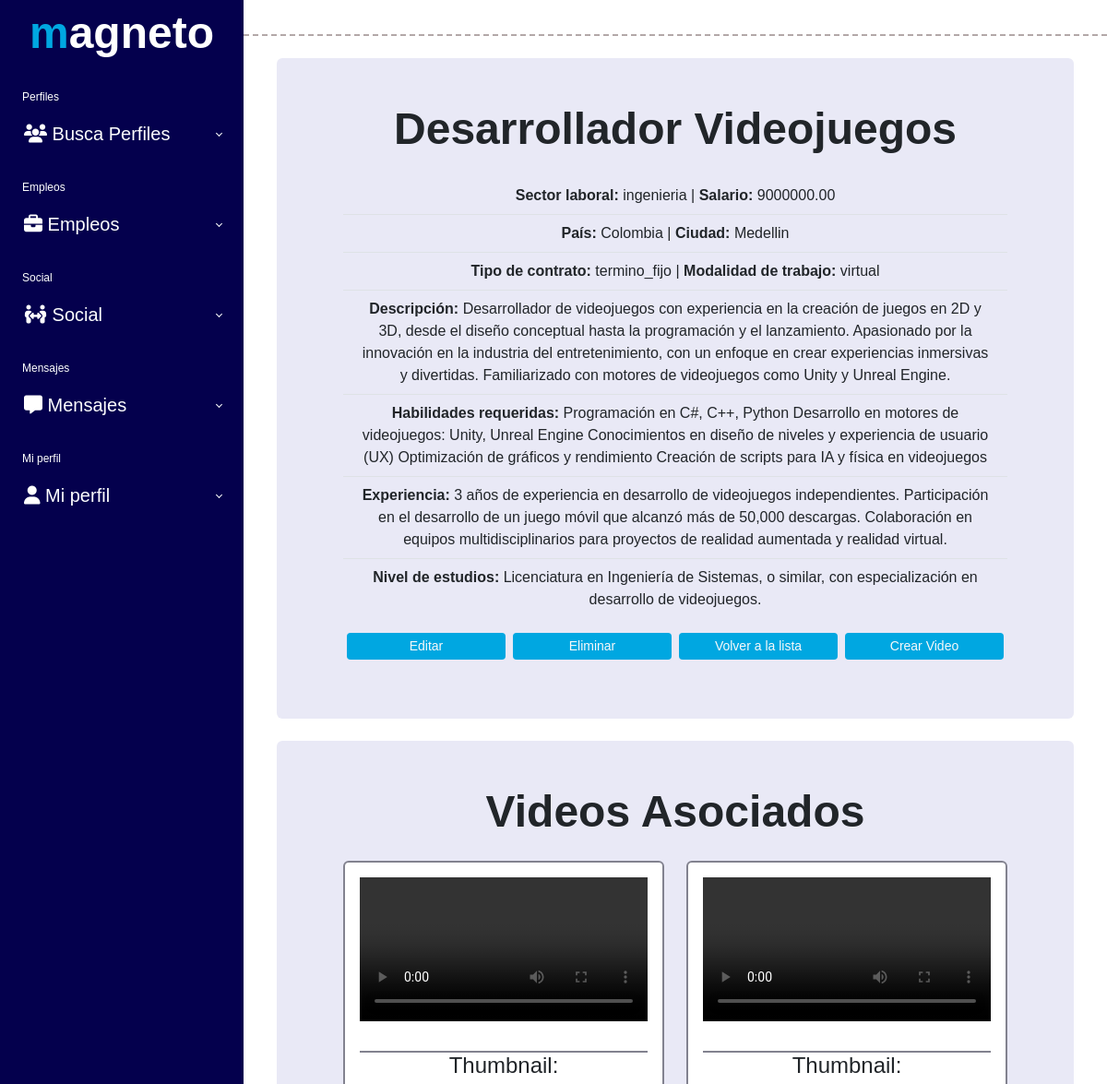
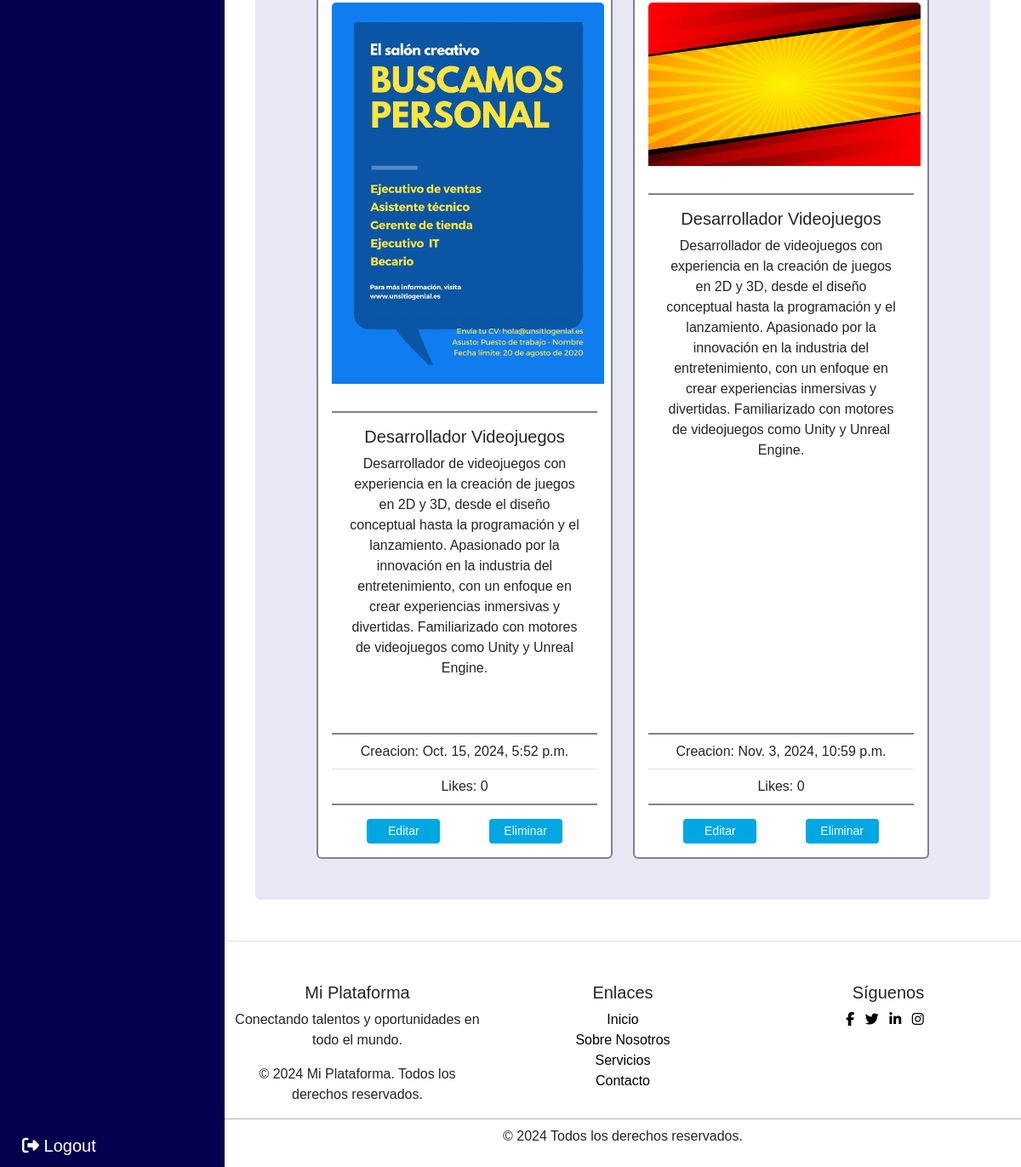
The app's page /empleo/1/ with its own data (2 pictures, top to bottom).
### empleos_reclutador/models.py (models this page shows, shortened)
class Empleo(models.Model):
    reclutador = models.ForeignKey(Reclutador_empresa, on_delete=models.CASCADE)
    titulo = models.CharField(max_length=255)
    sector_laboral = models.CharField(max_length=50, choices=SectoresLaborales.choices)
    salario = MoneyField(
        max_digits=14,
        decimal_places=2,
        default_currency='COP',  # Moneda predeterminada para Colombia
        currency_choices=[
            ('COP', 'Peso colombiano (COP)'),  # Empleos locales
            ('USD', 'Dólar estadounidense (USD)'),  # Empleos virtuales (EE.UU.)
            ('EUR', 'Euro (EUR)'),  # Empleos virtuales (Europa)
            ('GBP', 'Libra esterlina (GBP)'),  # Empleos virtuales (Reino Unido)
            ('CAD', 'Dólar canadiense (CAD)'),  # Empleos virtuales (Canadá)
            ('AUD', 'Dólar australiano (AUD)'),  # Empleos virtuales (Australia)
            ('BTC', 'Bitcoin (BTC)'),  # Criptomonedas
            ('ETH', 'Ethereum (ETH)'),  # Criptomonedas
        ],
    )
    pais = models.CharField(max_length=50, choices=Paises.choices)
    ciudad = models.CharField(max_length=100)
    fecha_creacion = models.DateTimeField(default=timezone.now)  # Campo de fecha y hora
    descripcion = models.TextField()
    habilidades = models.TextField()
    experiencia = models.TextField()
    nivel_estudios = models.TextField()
    MODALIDAD_TRABAJO = [('virtual', 'virtual'), ('presencial', 'presencial'), ('mixto', 'mixto')]
    modalidad_trabajo = models.CharField(max_length=50, choices=MODALIDAD_TRABAJO)
    palabras_clave = models.TextField()
    CONTRATO_CHOICES = [
        ('termino_fijo', 'Contrato a Término Fijo'),
        ('termino_indefinido', 'Contrato a Término Indefinido'),
        ('aprendizaje', 'Contrato de Aprendizaje'),
        ('obra_labor', 'Contrato por Obra o Labor'),
        ('tiempo_parcial', 'Contrato a Tiempo Parcial'),
        ('teletrabajo', 'Contrato de Teletrabajo'),
        ('temporada', 'Contrato de Temporada'),
        ('servicios', 'Contrato de Servicios'),
    ]
    tipo_contrato = models.CharField(
        max_length=30,
        choices=CONTRATO_CHOICES,
        default='termino_fijo'  # Puedes cambiar el valor por defecto
    )
    competencias_tecnicas = models.TextField()
    habilidades_blandas = models.TextField(blank=True, null=True)
    video_presentacion = models.FileField(upload_to='videos_presentacion_empleo/')
    embeddings = models.TextField(blank=True, null=True)  # Para almacenar embeddings en formato JSON

class VideoPostEmpleo(models.Model):
    empleo = models.ForeignKey(Empleo, on_delete=models.CASCADE, related_name='videos_empleo')
    video_file = models.FileField(upload_to='post_video_empleo/')
    thumbnail = models.ImageField(upload_to='thumbnails/', blank=True)
    fecha_creacion = models.DateTimeField(default=timezone.now)
    likes = models.ManyToManyField(User, related_name='likes_VideoPostEmpleo', blank=True)

### empleos_reclutador/views.py (the view)
# urls.py: path('empleo/<int:empleo_id>/', views.detalle_empleo, name='detalle_empleo'),
def detalle_empleo(request, empleo_id):
    empleo = get_object_or_404(Empleo, id=empleo_id)
    videos_empleo = VideoPostEmpleo.objects.filter(empleo=empleo)  # Asegúrate de usar .objects
    return render(request, 'detalle_empleo.html', {'empleo': empleo, 'videos_empleo': videos_empleo})

### empleos_reclutador/templates/detalle_empleo.html (shortened to what this page needs)
{% extends 'base_reclutador.html' %}
{% block content %}
<div class="container-fluid">
    <div class="row m-4">
        <div class="container-md rounded " style="background-color: #e9e9f6;">
            <div class="row m-5">
                <div class="col-md-12">
                    <h1 class="mb-4 titulo_magneto_2">{{ empleo.titulo }}</h1>
                    <ul class="list-group list-group-flush">
                        <li class="list-group-item"><strong>Sector laboral:</strong> {{ empleo.sector_laboral }} | <strong>Salario:</strong> {{ empleo.salario }}</li>
                        <li class="list-group-item"><strong>País:</strong> {{ empleo.pais }} | <strong>Ciudad:</strong> {{ empleo.ciudad }}</li>
                        <li class="list-group-item"><strong>Tipo de contrato:</strong> {{ empleo.tipo_contrato }} | <strong>Modalidad de trabajo:</strong> {{ empleo.modalidad_trabajo }}</li>
                        <li class="list-group-item"><strong>Descripción:</strong> {{ empleo.descripcion }}</li>
                        <li class="list-group-item"><strong>Habilidades requeridas:</strong> {{ empleo.habilidades }}</li>
                        <li class="list-group-item"><strong>Experiencia:</strong> {{ empleo.experiencia }}</li>
                        <li class="list-group-item"><strong>Nivel de estudios:</strong> {{ empleo.nivel_estudios }}</li>
                    </ul>
                    <div class="d-flex justify-content-between mb-3">
                        <a href="{% url 'editar_empleo' empleo.id %}" class="btn btn-outline-light btn-sm w-25 fondo_azul border-0 mt-3 mx-1">Editar</a>
                        <a href="{% url 'eliminar_empleo' empleo.id %}" class="btn btn-outline-light btn-sm w-25 fondo_azul border-0 mt-3 mx-1">Eliminar</a>
                        <a href="{% url 'mis_empleos' %}" class="btn btn-outline-light btn-sm w-25 fondo_azul border-0 mt-3 mx-1">Volver a la lista</a>
                        <a href="{% url 'cargar_video_post_empleo' empleo.id %}" class="btn btn-outline-light btn-sm w-25 fondo_azul border-0 mt-3 mx-1">Crear Video</a>
                    </div>
                </div>
            </div>
        </div>
    </div>
</div>
<div class="container-fluid">
    <div class="row m-4">
        <div class="container-md rounded " style="background-color: #e9e9f6;">
            <div class="row m-5">
                <div class="col-md-12">
                    <h1 class="titulo_magneto_2 mb-4">Videos Asociados</h1>
                    <div class="row row-cols-1 row-cols-md-2 g-4">
                        {% if videos_empleo %}
                            {% for video in videos_empleo %}
                                <div class="col">
                                    <div class="card h-100 border-pers-compl mb-3">
                                        <video class="card-img-top p-3" controls>
                                            <source src="{{ video.video_file.url }}" type="video/mp4">
                                        </video>
                                        <div class="border-pers m-3">
                                            <h4>Thumbnail: </h4>
                                            <img src="{{ video.thumbnail.url }}" class="card-img-top mx-auto d-block"  style="width: 20rem;" alt="Thumbnail">
                                        </div>
                                        <div class="card-body border-pers m-3">
                                            <h5 class="card-title">{{empleo.titulo}}</h5>
                                            <p class="card-text">{{empleo.descripcion}}</p>
                                        </div>
                                        <ul class="list-group list-group-flush border-pers m-3 mb-0">
                                            <li class="list-group-item">Creacion: {{ video.fecha_creacion }}</li>
                                            <li class="list-group-item">Likes: {{ video.likes.count }}</li>
                                        </ul>
                                        <div class=" d-flex justify-content-evenly mb-3">
                                            <a href="{% url 'editar_video_reclutador' video.id %}" class="btn btn-outline-light btn-sm w-25 fondo_azul border-0 mt-3">Editar</a>
                                            <a href="{% url 'eliminar_video_reclutador' video.id %}" class="btn btn-outline-light btn-sm w-25 fondo_azul border-0 mt-3">Eliminar</a>
                                        </div>
                                    </div>
                                </div>
                            {% endfor %}
                        {% else %}
                            <div class="col">
                                <p>No hay videos asociados a este empleo.</p>
                            </div>
                        {% endif %}
                    </div>
                </div>
            </div>
        </div>
    </div>
</div>
{% endblock %}

### redSocialMagneto/static/styles/sidebar.css (style rules this page uses)
h1 { font-weight: 800; }
li { list-style: none; }
a { text-decoration: none; }
.titulo_magneto_2 { font-size: 3rem; font-family: 'Minimo', sans-serif !important; font-weight: bold; }
.fondo_azul { background-color: rgb(0, 167, 225); }
li { background-color: transparent !important; }
.border-pers { border-top: 2px solid #82828f; }
.border-pers-compl { border: 2px solid #82828f; }
* { box-sizing: border-box; margin: 0; padding: 0; font-family: Arial, Helvetica, sans-serif; }

### records on screen
Empleo: titulo "Desarrollador Videojuegos", sector_laboral "ingenieria", salario "9000000.00", pais "Colombia", ciudad "Medellin", tipo_contrato "termino_fijo", modalidad_trabajo "virtual", descripcion "Desarrollador de videojuegos con experiencia en la creación de juegos en 2D y 3D, desde el diseño conceptual hasta la programación y el lanzamiento. Apasionado por la innovación en la industria del entretenimiento, con un enfoque en crear experiencias inmersivas y divertidas. Familiarizado con motores de videojuegos como Unity y Unreal Engine.", habilidades "Programación en C#, C++, Python Desarrollo en motores de videojuegos: Unity, Unreal Engine Conocimientos en diseño de niveles y experiencia de usuario (UX) Optimización de gráficos y rendimiento Creación de scripts para IA y física en videojuegos", experiencia "3 años de experiencia en desarrollo de videojuegos independientes. Participación en el desarrollo de un juego móvil que alcanzó más de 50,000 descargas. Colaboración en equipos multidisciplinarios para proyectos de realidad aumentada y realidad virtual.", nivel_estudios "Licenciatura en Ingeniería de Sistemas, o similar, con especialización en desarrollo de videojuegos."
VideoPostEmpleo: thumbnail (picture), fecha_creacion "Oct. 15, 2024, 5:52 p.m.", likes.count "0"
VideoPostEmpleo: thumbnail (picture), fecha_creacion "Nov. 3, 2024, 10:59 p.m.", likes.count "0"
